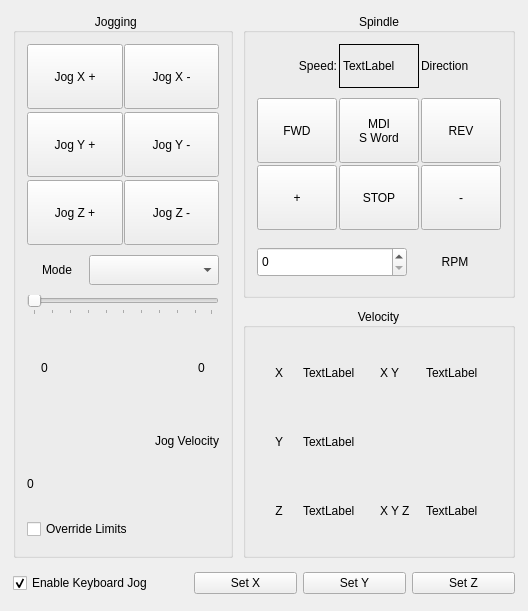
        <widget class="QWidget" name="tab_2">
         <attribute name="title">
          <string>Jog/Spindle</string>
         </attribute>
         <layout class="QGridLayout" name="gridLayout_25">
          <item row="0" column="0" rowspan="2">
           <layout class="QHBoxLayout" name="horizontalLayout_38">
            <property name="spacing">
             <number>2</number>
            </property>
            <property name="leftMargin">
             <number>2</number>
            </property>
            <property name="topMargin">
             <number>2</number>
            </property>
            <property name="rightMargin">
             <number>2</number>
            </property>
            <property name="bottomMargin">
             <number>2</number>
            </property>
            <item>
             <widget class="QGroupBox" name="groupBox_7">
              <property name="minimumSize">
               <size>
                <width>220</width>
                <height>545</height>
               </size>
              </property>
              <property name="title">
               <string>Jogging    </string>
              </property>
              <property name="alignment">
               <set>Qt::AlignCenter</set>
              </property>
              <layout class="QVBoxLayout" name="verticalLayout_28">
               <item>
                <layout class="QGridLayout" name="gridLayout_22">
                 <property name="leftMargin">
                  <number>2</number>
                 </property>
                 <property name="topMargin">
                  <number>2</number>
                 </property>
                 <property name="rightMargin">
                  <number>2</number>
                 </property>
                 <property name="bottomMargin">
                  <number>2</number>
                 </property>
                 <property name="horizontalSpacing">
                  <number>1</number>
                 </property>
                 <property name="verticalSpacing">
                  <number>3</number>
                 </property>
                 <item row="0" column="1">
                  <widget class="QPushButton" name="jog_minus_pb_0">
                   <property name="minimumSize">
                    <size>
                     <width>80</width>
                     <height>65</height>
                    </size>
                   </property>
                   <property name="toolTip">
                    <string>Set fixture offset in Probe tab 'Set X'</string>
                   </property>
                   <property name="text">
                    <string>Jog X -</string>
                   </property>
                  </widget>
                 </item>
                 <item row="0" column="0">
                  <widget class="QPushButton" name="jog_plus_pb_0">
                   <property name="minimumSize">
                    <size>
                     <width>80</width>
                     <height>65</height>
                    </size>
                   </property>
                   <property name="toolTip">
                    <string>Set fixture offset in Probe tab 'Set X'</string>
                   </property>
                   <property name="text">
                    <string>Jog X +</string>
                   </property>
                  </widget>
                 </item>
                 <item row="1" column="0">
                  <widget class="QPushButton" name="jog_plus_pb_1">
                   <property name="minimumSize">
                    <size>
                     <width>80</width>
                     <height>65</height>
                    </size>
                   </property>
                   <property name="toolTip">
                    <string>Set fixture offset in Probe tab 'Set Y'</string>
                   </property>
                   <property name="text">
                    <string>Jog Y +</string>
                   </property>
                  </widget>
                 </item>
                 <item row="2" column="0">
                  <widget class="QPushButton" name="jog_plus_pb_2">
                   <property name="minimumSize">
                    <size>
                     <width>80</width>
                     <height>65</height>
                    </size>
                   </property>
                   <property name="toolTip">
                    <string>Set fixture offset in Probe tab 'Set Z'</string>
                   </property>
                   <property name="text">
                    <string>Jog Z +</string>
                   </property>
                  </widget>
                 </item>
                 <item row="1" column="1">
                  <widget class="QPushButton" name="jog_minus_pb_1">
                   <property name="minimumSize">
                    <size>
                     <width>80</width>
                     <height>65</height>
                    </size>
                   </property>
                   <property name="toolTip">
                    <string>Set fixture offset in Probe tab 'Set Y'</string>
                   </property>
                   <property name="text">
                    <string>Jog Y -</string>
                   </property>
                  </widget>
                 </item>
                 <item row="2" column="1">
                  <widget class="QPushButton" name="jog_minus_pb_2">
                   <property name="minimumSize">
                    <size>
                     <width>80</width>
                     <height>65</height>
                    </size>
                   </property>
                   <property name="toolTip">
                    <string>Set fixture offset in Probe tab 'Set Z'</string>
                   </property>
                   <property name="text">
                    <string>Jog Z -</string>
                   </property>
                  </widget>
                 </item>
                </layout>
               </item>
               <item>
                <layout class="QHBoxLayout" name="horizontalLayout_34">
                 <property name="spacing">
                  <number>2</number>
                 </property>
                 <property name="leftMargin">
                  <number>2</number>
                 </property>
                 <property name="topMargin">
                  <number>2</number>
                 </property>
                 <property name="rightMargin">
                  <number>2</number>
                 </property>
                 <property name="bottomMargin">
                  <number>2</number>
                 </property>
                 <item>
                  <widget class="QLabel" name="label_7">
                   <property name="minimumSize">
                    <size>
                     <width>50</width>
                     <height>30</height>
                    </size>
                   </property>
                   <property name="text">
                    <string>Mode</string>
                   </property>
                   <property name="alignment">
                    <set>Qt::AlignCenter</set>
                   </property>
                  </widget>
                 </item>
                 <item>
                  <widget class="QComboBox" name="jog_modes_cb">
                   <property name="minimumSize">
                    <size>
                     <width>130</width>
                     <height>30</height>
                    </size>
                   </property>
                  </widget>
                 </item>
                </layout>
               </item>
               <item>
                <layout class="QHBoxLayout" name="horizontalLayout_35">
                 <property name="spacing">
                  <number>2</number>
                 </property>
                 <property name="leftMargin">
                  <number>2</number>
                 </property>
                 <property name="topMargin">
                  <number>2</number>
                 </property>
                 <property name="rightMargin">
                  <number>2</number>
                 </property>
                 <property name="bottomMargin">
                  <number>2</number>
                 </property>
                 <item>
                  <widget class="QSlider" name="jog_vel_sl">
                   <property name="orientation">
                    <enum>Qt::Horizontal</enum>
                   </property>
                   <property name="tickPosition">
                    <enum>QSlider::TicksBelow</enum>
                   </property>
                  </widget>
                 </item>
                </layout>
               </item>
               <item>
                <layout class="QHBoxLayout" name="horizontalLayout_36">
                 <property name="spacing">
                  <number>2</number>
                 </property>
                 <property name="leftMargin">
                  <number>2</number>
                 </property>
                 <property name="topMargin">
                  <number>2</number>
                 </property>
                 <property name="rightMargin">
                  <number>2</number>
                 </property>
                 <property name="bottomMargin">
                  <number>2</number>
                 </property>
                 <item>
                  <widget class="QLabel" name="min_jog_vel_lb">
                   <property name="minimumSize">
                    <size>
                     <width>35</width>
                     <height>30</height>
                    </size>
                   </property>
                   <property name="text">
                    <string>0</string>
                   </property>
                   <property name="alignment">
                    <set>Qt::AlignCenter</set>
                   </property>
                  </widget>
                 </item>
                 <item>
                  <spacer name="horizontalSpacer_2">
                   <property name="orientation">
                    <enum>Qt::Horizontal</enum>
                   </property>
                   <property name="sizeHint" stdset="0">
                    <size>
                     <width>40</width>
                     <height>20</height>
                    </size>
                   </property>
                  </spacer>
                 </item>
                 <item>
                  <widget class="QLabel" name="max_jog_vel_lb">
                   <property name="minimumSize">
                    <size>
                     <width>35</width>
                     <height>30</height>
                    </size>
                   </property>
                   <property name="text">
                    <string>0</string>
                   </property>
                   <property name="alignment">
                    <set>Qt::AlignCenter</set>
                   </property>
                  </widget>
                 </item>
                </layout>
               </item>
               <item>
                <layout class="QVBoxLayout" name="verticalLayout_27">
                 <property name="spacing">
                  <number>2</number>
                 </property>
                 <property name="leftMargin">
                  <number>2</number>
                 </property>
                 <property name="topMargin">
                  <number>2</number>
                 </property>
                 <property name="rightMargin">
                  <number>2</number>
                 </property>
                 <property name="bottomMargin">
                  <number>2</number>
                 </property>
                 <item>
                  <widget class="QLabel" name="label_14">
                   <property name="minimumSize">
                    <size>
                     <width>120</width>
                     <height>30</height>
                    </size>
                   </property>
                   <property name="text">
                    <string>Jog Velocity</string>
                   </property>
                   <property name="alignment">
                    <set>Qt::AlignRight|Qt::AlignTrailing|Qt::AlignVCenter</set>
                   </property>
                  </widget>
                 </item>
                 <item>
                  <widget class="QLabel" name="jog_vel_lb">
                   <property name="minimumSize">
                    <size>
                     <width>120</width>
                     <height>30</height>
                    </size>
                   </property>
                   <property name="text">
                    <string>0</string>
                   </property>
                  </widget>
                 </item>
                </layout>
               </item>
               <item>
                <layout class="QHBoxLayout" name="horizontalLayout_37">
                 <property name="spacing">
                  <number>2</number>
                 </property>
                 <property name="leftMargin">
                  <number>2</number>
                 </property>
                 <property name="topMargin">
                  <number>2</number>
                 </property>
                 <property name="rightMargin">
                  <number>2</number>
                 </property>
                 <property name="bottomMargin">
                  <number>2</number>
                 </property>
                 <item>
                  <widget class="QCheckBox" name="override_limits_cb">
                   <property name="minimumSize">
                    <size>
                     <width>170</width>
                     <height>30</height>
                    </size>
                   </property>
                   <property name="text">
                    <string>Override Limits</string>
                   </property>
                  </widget>
                 </item>
                </layout>
               </item>
              </layout>
             </widget>
            </item>
           </layout>
          </item>
          <item row="1" column="1">
           <layout class="QHBoxLayout" name="horizontalLayout_46">
            <property name="spacing">
             <number>2</number>
            </property>
            <property name="leftMargin">
             <number>2</number>
            </property>
            <property name="topMargin">
             <number>2</number>
            </property>
            <property name="rightMargin">
             <number>2</number>
            </property>
            <property name="bottomMargin">
             <number>2</number>
            </property>
            <item>
             <widget class="QGroupBox" name="groupBox">
              <property name="title">
               <string>Velocity</string>
              </property>
              <property name="alignment">
               <set>Qt::AlignCenter</set>
              </property>
              <layout class="QVBoxLayout" name="verticalLayout_30">
               <item>
                <layout class="QGridLayout" name="gridLayout_24">
                 <property name="leftMargin">
                  <number>2</number>
                 </property>
                 <property name="topMargin">
                  <number>2</number>
                 </property>
                 <property name="rightMargin">
                  <number>2</number>
                 </property>
                 <property name="bottomMargin">
                  <number>2</number>
                 </property>
                 <property name="spacing">
                  <number>2</number>
                 </property>
                 <item row="1" column="1">
                  <widget class="QLabel" name="joint_1_vel_min_lb">
                   <property name="minimumSize">
                    <size>
                     <width>75</width>
                     <height>30</height>
                    </size>
                   </property>
                   <property name="text">
                    <string>TextLabel</string>
                   </property>
                  </widget>
                 </item>
                 <item row="1" column="0">
                  <widget class="QLabel" name="label_116">
                   <property name="minimumSize">
                    <size>
                     <width>20</width>
                     <height>30</height>
                    </size>
                   </property>
                   <property name="text">
                    <string>Y</string>
                   </property>
                   <property name="alignment">
                    <set>Qt::AlignCenter</set>
                   </property>
                  </widget>
                 </item>
                 <item row="0" column="2">
                  <widget class="QLabel" name="label_117">
                   <property name="minimumSize">
                    <size>
                     <width>25</width>
                     <height>30</height>
                    </size>
                   </property>
                   <property name="text">
                    <string>X Y</string>
                   </property>
                  </widget>
                 </item>
                 <item row="0" column="0">
                  <widget class="QLabel" name="label_114">
                   <property name="minimumSize">
                    <size>
                     <width>20</width>
                     <height>30</height>
                    </size>
                   </property>
                   <property name="text">
                    <string>X</string>
                   </property>
                   <property name="alignment">
                    <set>Qt::AlignCenter</set>
                   </property>
                  </widget>
                 </item>
                 <item row="0" column="1">
                  <widget class="QLabel" name="joint_0_vel_min_lb">
                   <property name="minimumSize">
                    <size>
                     <width>75</width>
                     <height>30</height>
                    </size>
                   </property>
                   <property name="text">
                    <string>TextLabel</string>
                   </property>
                  </widget>
                 </item>
                 <item row="2" column="0">
                  <widget class="QLabel" name="label_115">
                   <property name="minimumSize">
                    <size>
                     <width>20</width>
                     <height>30</height>
                    </size>
                   </property>
                   <property name="text">
                    <string>Z</string>
                   </property>
                   <property name="alignment">
                    <set>Qt::AlignCenter</set>
                   </property>
                  </widget>
                 </item>
                 <item row="2" column="1">
                  <widget class="QLabel" name="joint_2_vel_min_lb">
                   <property name="minimumSize">
                    <size>
                     <width>75</width>
                     <height>30</height>
                    </size>
                   </property>
                   <property name="text">
                    <string>TextLabel</string>
                   </property>
                  </widget>
                 </item>
                 <item row="0" column="3">
                  <widget class="QLabel" name="two_vel_lb1">
                   <property name="minimumSize">
                    <size>
                     <width>75</width>
                     <height>30</height>
                    </size>
                   </property>
                   <property name="text">
                    <string>TextLabel</string>
                   </property>
                   <property name="joint_0" stdset="0">
                    <number>0</number>
                   </property>
                   <property name="joint_1" stdset="0">
                    <number>1</number>
                   </property>
                   <property name="function" stdset="0">
                    <string>two_joint_velocity</string>
                   </property>
                  </widget>
                 </item>
                 <item row="2" column="2">
                  <widget class="QLabel" name="label_118">
                   <property name="minimumSize">
                    <size>
                     <width>40</width>
                     <height>30</height>
                    </size>
                   </property>
                   <property name="text">
                    <string>X Y Z</string>
                   </property>
                  </widget>
                 </item>
                 <item row="2" column="3">
                  <widget class="QLabel" name="three_vel_lb1">
                   <property name="minimumSize">
                    <size>
                     <width>75</width>
                     <height>30</height>
                    </size>
                   </property>
                   <property name="text">
                    <string>TextLabel</string>
                   </property>
                   <property name="joint_0" stdset="0">
                    <number>0</number>
                   </property>
                   <property name="joint_1" stdset="0">
                    <number>1</number>
                   </property>
                   <property name="joint_2" stdset="0">
                    <number>2</number>
                   </property>
                   <property name="function" stdset="0">
                    <string>three_joint_velocity</string>
                   </property>
                  </widget>
                 </item>
                </layout>
               </item>
              </layout>
             </widget>
            </item>
           </layout>
          </item>
          <item row="2" column="0" colspan="2">
           <layout class="QHBoxLayout" name="horizontalLayout_47">
            <property name="leftMargin">
             <number>2</number>
            </property>
            <property name="topMargin">
             <number>2</number>
            </property>
            <property name="rightMargin">
             <number>2</number>
            </property>
            <property name="bottomMargin">
             <number>2</number>
            </property>
            <item>
             <widget class="QCheckBox" name="keyboard_jog_cb">
              <property name="minimumSize">
               <size>
                <width>175</width>
                <height>30</height>
               </size>
              </property>
              <property name="text">
               <string>Enable Keyboard Jog</string>
              </property>
              <property name="checked">
               <bool>true</bool>
              </property>
             </widget>
            </item>
            <item>
             <widget class="QPushButton" name="set_X_2">
              <property name="minimumSize">
               <size>
                <width>80</width>
                <height>0</height>
               </size>
              </property>
              <property name="toolTip">
               <string>Zero X offset to the current position</string>
              </property>
              <property name="text">
               <string>Set X</string>
              </property>
              <property name="function" stdset="0">
               <string>mdi</string>
              </property>
              <property name="command" stdset="0">
               <string>G10 L20 P0 X 0</string>
              </property>
             </widget>
            </item>
            <item>
             <widget class="QPushButton" name="set_Y_2">
              <property name="minimumSize">
               <size>
                <width>80</width>
                <height>0</height>
               </size>
              </property>
              <property name="toolTip">
               <string>Zero Y offset to the current position</string>
              </property>
              <property name="text">
               <string>Set Y</string>
              </property>
              <property name="function" stdset="0">
               <string>mdi</string>
              </property>
              <property name="command" stdset="0">
               <string>G10 L20 P0 Y 0</string>
              </property>
             </widget>
            </item>
            <item>
             <widget class="QPushButton" name="set_Z_2">
              <property name="minimumSize">
               <size>
                <width>80</width>
                <height>0</height>
               </size>
              </property>
              <property name="toolTip">
               <string>Zero Z offset to the current position</string>
              </property>
              <property name="text">
               <string>Set Z</string>
              </property>
              <property name="function" stdset="0">
               <string>mdi</string>
              </property>
              <property name="command" stdset="0">
               <string>G10 L20 P0 Z 0</string>
              </property>
             </widget>
            </item>
           </layout>
          </item>
          <item row="0" column="1">
           <layout class="QHBoxLayout" name="horizontalLayout_45">
            <property name="spacing">
             <number>2</number>
            </property>
            <property name="leftMargin">
             <number>2</number>
            </property>
            <property name="topMargin">
             <number>2</number>
            </property>
            <property name="rightMargin">
             <number>2</number>
            </property>
            <property name="bottomMargin">
             <number>2</number>
            </property>
            <item>
             <widget class="QGroupBox" name="groupBox_6">
              <property name="minimumSize">
               <size>
                <width>245</width>
                <height>285</height>
               </size>
              </property>
              <property name="title">
               <string>Spindle</string>
              </property>
              <property name="alignment">
               <set>Qt::AlignCenter</set>
              </property>
              <layout class="QVBoxLayout" name="verticalLayout_29">
               <item>
                <layout class="QHBoxLayout" name="horizontalLayout_41">
                 <property name="spacing">
                  <number>2</number>
                 </property>
                 <property name="leftMargin">
                  <number>2</number>
                 </property>
                 <property name="topMargin">
                  <number>2</number>
                 </property>
                 <property name="rightMargin">
                  <number>2</number>
                 </property>
                 <property name="bottomMargin">
                  <number>2</number>
                 </property>
                 <item>
                  <widget class="QLabel" name="label_22">
                   <property name="minimumSize">
                    <size>
                     <width>50</width>
                     <height>30</height>
                    </size>
                   </property>
                   <property name="text">
                    <string>Speed:</string>
                   </property>
                   <property name="alignment">
                    <set>Qt::AlignRight|Qt::AlignTrailing|Qt::AlignVCenter</set>
                   </property>
                  </widget>
                 </item>
                 <item>
                  <widget class="QLabel" name="spindle_speed_0_lb">
                   <property name="minimumSize">
                    <size>
                     <width>65</width>
                     <height>30</height>
                    </size>
                   </property>
                   <property name="frameShape">
                    <enum>QFrame::Box</enum>
                   </property>
                   <property name="text">
                    <string>TextLabel</string>
                   </property>
                  </widget>
                 </item>
                 <item>
                  <widget class="QLabel" name="spindle_direction_0_lb">
                   <property name="minimumSize">
                    <size>
                     <width>60</width>
                     <height>30</height>
                    </size>
                   </property>
                   <property name="text">
                    <string>Direction</string>
                   </property>
                  </widget>
                 </item>
                </layout>
               </item>
               <item>
                <layout class="QGridLayout" name="gridLayout_23">
                 <property name="leftMargin">
                  <number>2</number>
                 </property>
                 <property name="topMargin">
                  <number>2</number>
                 </property>
                 <property name="rightMargin">
                  <number>2</number>
                 </property>
                 <property name="bottomMargin">
                  <number>2</number>
                 </property>
                 <property name="spacing">
                  <number>2</number>
                 </property>
                 <item row="0" column="0">
                  <widget class="QPushButton" name="spindle_fwd_pb">
                   <property name="minimumSize">
                    <size>
                     <width>65</width>
                     <height>65</height>
                    </size>
                   </property>
                   <property name="text">
                    <string>FWD</string>
                   </property>
                  </widget>
                 </item>
                 <item row="1" column="1">
                  <widget class="QPushButton" name="spindle_stop_pb">
                   <property name="minimumSize">
                    <size>
                     <width>65</width>
                     <height>65</height>
                    </size>
                   </property>
                   <property name="text">
                    <string>STOP</string>
                   </property>
                  </widget>
                 </item>
                 <item row="1" column="0">
                  <widget class="QPushButton" name="spindle_plus_pb">
                   <property name="minimumSize">
                    <size>
                     <width>65</width>
                     <height>65</height>
                    </size>
                   </property>
                   <property name="text">
                    <string>+</string>
                   </property>
                  </widget>
                 </item>
                 <item row="1" column="2">
                  <widget class="QPushButton" name="spindle_minus_pb">
                   <property name="minimumSize">
                    <size>
                     <width>65</width>
                     <height>65</height>
                    </size>
                   </property>
                   <property name="text">
                    <string>-</string>
                   </property>
                  </widget>
                 </item>
                 <item row="0" column="2">
                  <widget class="QPushButton" name="spindle_rev_pb">
                   <property name="enabled">
                    <bool>true</bool>
                   </property>
                   <property name="minimumSize">
                    <size>
                     <width>65</width>
                     <height>65</height>
                    </size>
                   </property>
                   <property name="text">
                    <string>REV</string>
                   </property>
                  </widget>
                 </item>
                 <item row="0" column="1">
                  <widget class="QPushButton" name="set_speed_0_pb">
                   <property name="minimumSize">
                    <size>
                     <width>65</width>
                     <height>65</height>
                    </size>
                   </property>
                   <property name="text">
                    <string>MDI
S Word</string>
                   </property>
                  </widget>
                 </item>
                </layout>
               </item>
               <item>
                <layout class="QHBoxLayout" name="horizontalLayout_42">
                 <property name="spacing">
                  <number>2</number>
                 </property>
                 <property name="leftMargin">
                  <number>2</number>
                 </property>
                 <property name="topMargin">
                  <number>2</number>
                 </property>
                 <property name="rightMargin">
                  <number>2</number>
                 </property>
                 <property name="bottomMargin">
                  <number>2</number>
                 </property>
                 <item>
                  <widget class="QSpinBox" name="spindle_speed_0_sb">
                   <property name="minimumSize">
                    <size>
                     <width>150</width>
                     <height>30</height>
                    </size>
                   </property>
                   <property name="maximum">
                    <number>30000</number>
                   </property>
                   <property name="input" stdset="0">
                    <string>number</string>
                   </property>
                  </widget>
                 </item>
                 <item>
                  <widget class="QLabel" name="label_23">
                   <property name="minimumSize">
                    <size>
                     <width>60</width>
                     <height>30</height>
                    </size>
                   </property>
                   <property name="text">
                    <string>RPM</string>
                   </property>
                   <property name="alignment">
                    <set>Qt::AlignCenter</set>
                   </property>
                  </widget>
                 </item>
                </layout>
               </item>
              </layout>
             </widget>
            </item>
           </layout>
          </item>
         </layout>
        </widget>
